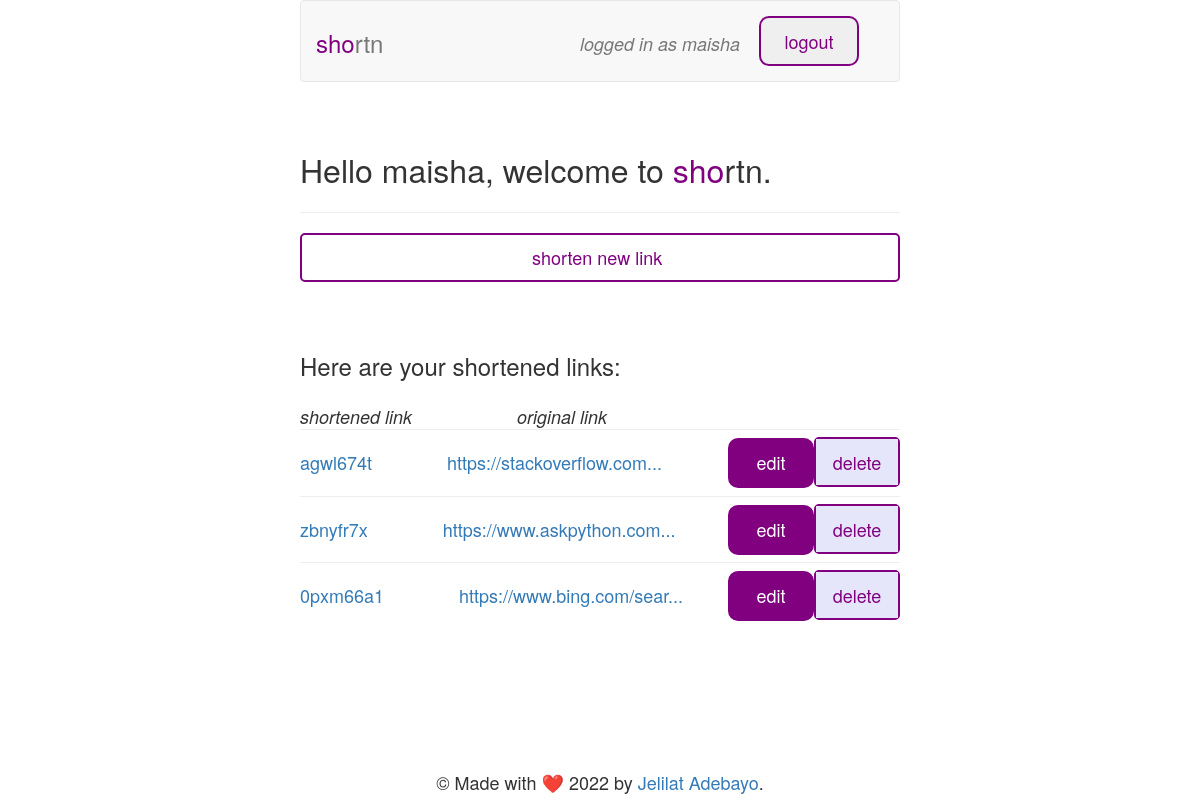
Page /urls (signed in) on the committed database.
### tables this page shows
CREATE TABLE 'users' ('username' TEXT, 'password' TEXT, 'id'  INTEGER PRIMARY KEY  );

CREATE TABLE 'urls' ('id' TEXT PRIMARY KEY NOT NULL, 'user_id' INTEGER, 'long' TEXT);

### app.py (the view)
@app.route("/urls", methods=["GET", "POST"])
def urls():
    if request.method == "POST":
        create_url(request.form.get('longURL'), g.user['id'])
        return redirect("/urls")
    else:
        print("Content of g", g)
        urls = get_user_urls(g.user['id'])
        return render_template("index.html", len=len, url_count=len(urls), urls=urls, username=g.user["username"])

### app.py (called while the page is built)
def get_user(id):
    print("Getting user with {}".format(id))
    rows = db.execute('SELECT * from users WHERE id = "{}"'.format(id))
    print("Retrieved user rows", rows)
    if len(rows) > 0:
        return rows[0]
    return None

def get_user_urls(user_id):
    print("Retrieving urls for user with id {}".format(user_id))
    return db.execute('SELECT * from urls WHERE user_id = "{}"'.format(user_id))

@app.before_request
def before_request():
    if 'user_id' in session:
        g.user = get_user(session['user_id'])
    elif 'user' in g: g.pop('user')
    if '/urls' in request.path and not 'user' in g:
        return redirect("/login")

@app.after_request
def after_request(response):
    response.headers["Cache-Control"] = "no-cache, no-store, must-revalidate"
    response.headers["Expires"] = 0
    response.headers["Pragma"] = "no-cache"
    return response

### templates/index.html (shortened to what this page needs)
{% extends "base.html" %}
{% block content %}
{% if username %}
<h1 class="page-heading">Hello {{username}}, welcome to <span class="purple">sho</span>rtn.</h1>
<hr />
<div id="go-new"><a href="/urls/new"><div>shorten new link</div></a></div>
<ul id="list-ul">
    {% if url_count > 0 %}
        <br /><br/>
        <h3>Here are your shortened links:</h3>
        <li id="table-title">
            <span>shortened link</span>
            <span>original link</span>
        </li>
        {% for url in urls %}
        <li>
            <hr>
            <a href="/u/{{ url.id }}" target="blank">{{ url.id }}</a>
            <a href="/urls/{{ url.id }}">{{ (url.long[:25] + '...') if len(url.long) > 25 else url.long }}</a>
            <form method="POST" action="/urls/{{ url.id }}/delete" id="faded" class="inline table-nav edit">
                <button>delete</button>
            </form>
            <a class ="edit" href="/urls/{{ url.id }}">
                <div class="navig-link-reverse table-nav">edit</div>
            </a>
        </li>
        {% endfor %}
    {% else %}
        <h3>You have no links saved, shorten new links to witness the awesomeness</h3>
    {% endif %}
</ul>
{% endif %}
{% endblock %}

### templates/base.html (shortened to what this page needs)
<!DOCTYPE html>
<html lang="en">
<head>
  <link rel="stylesheet" href="https://maxcdn.bootstrapcdn.com/bootstrap/3.3.7/css/bootstrap.min.css">
  <link href="/static/styles.css" rel="stylesheet">
</head>
<body>
    <nav class="navbar navbar-default">
        <div class="container-fluid">
            <div class="navbar-header">
                <a class="navbar-brand" href="#"><span class="purple">sho</span>rtn</a>
            </div>
            <div class="collapse navbar-collapse" id="bs-example-navbar-collapse-1">
            <ul class="nav nav-pills nav-right">
                {% if username %}
                <li role="presentation" class="active">
                    <form method="POST" action="/logout" >
                        <button class="navig-link top-nav">logout</button>
                    </form>
                </li>
                <li role="presentation" class="navbar-text">
                    <p><em>logged in as {{username}}</em></p>
                </li>
                {% elif formType == 'register' %}
                <li role="presentation" class="navig-link-reverse top-nav">
                    <a href="/login"><div>login</div></a>
                </li>
                {% elif formType == 'login' %}
                <li role="presentation" class="navig-link-reverse top-nav">
                    <a href="/register"><div>register</div></a>
                </li>
                {% endif %}
            </ul>
            </div>
        </div>
    </nav>
    <section id="content">
        <br>
        {% block content %}{% endblock %}
    </section>
    <section id="footer">
        &copy; Made with ❤️ 2022 by <a href="http://127.0.0.1:5000/">Jelilat Adebayo</a>.
    </section>
</body>
</html>

### static/styles.css (style rules this page uses)
* { margin: 0; padding: 0; box-sizing: border-box; line-height: 1.4; font-size: 18px; }
body { width: 600px; height: 100%; min-height: 100vh; margin: 0 auto; position: relative; padding-bottom: 80px; }
#footer { position: absolute; bottom: 0px; text-align: center; width: 100%; line-height: 2; }
.page-heading { font-size: 32px; }
.navbar-brand, .navbar-brand span { font-size: 24px; line-height: 1; }
.purple { color: purple; font-size: inherit; }
.nav { height: 50px; margin: 15px 0px; }
.navbar-header { margin: 15px 0px; }
form.inline { display: inline-block; height: 50px; padding: 0px; border: 2px solid purple; border-radius: 5px; }
form.inline > button { width: 86px; height: 100%; background: purple; color: white; border: none; }
#faded { width: 86px; }
#faded > button { width: 100%; color: purple; background: #E6E6FA; }
.navig-link, .navig-link-reverse { float: left; width: 140px; height: 55px; padding: 13px 0px; margin-right: 10px; border: 2px solid purple; border-radius: 10px; color: purple; text-align: center; }
.navig-link-reverse { float: right; color: white; background-color: purple; }
li { list-style: none; }
#list-ul { width: 600px; }
#go-new { width: 100%; background-color: none; border-radius: 5px; border: 2px solid purple; }
#go-new > a { width: 100%; color: purple; cursor: pointer; }
#go-new > a > div { padding: 10px 230px; margin: 0 auto; }
.nav-pills>li { float: right; margin-left: 4px; }
.nav-pills .top-nav, .nav-pills .top-nav > a > div { width: 100px; height: 50px; line-height: 1; }
.table-nav { float: none; display: inline-block; width: 86px; height: 50px; margin: 1px 0px; line-height: 1; }
#table-title { margin: 25px 0px -20px; }
#table-title span { margin-right: 100px; font-style: italic; }
#list-ul > li > a:first-of-type { margin-right: 70px; }
#list-ul > li > a.edit, .edit { margin-top: -13px; float: right; }
form > button { padding: 10px 15px; }

### rows in the picture
users: username "maisha"
urls: id "agwl674t", long "https://stackoverflow.com..."
urls: id "zbnyfr7x", long "https://www.askpython.com..."
urls: id "0pxm66a1", long "https://www.bing.com/sear..."
